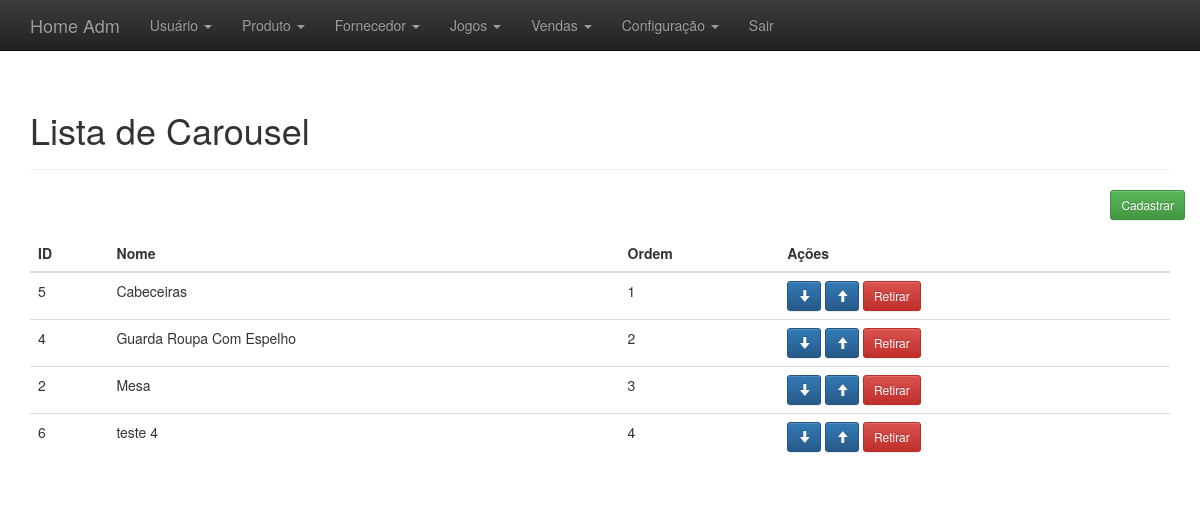
The page /adm/administrativo.php?link=25 (signed in) on the database its author committed.
### tables this page shows
CREATE TABLE `carousels` (
  `id` int(11) NOT NULL,
  `nome` varchar(520) NOT NULL,
  `url` varchar(520) NOT NULL,
  `imagem` varchar(520) NOT NULL,
  `ordem` int(11) NOT NULL,
  `created` datetime NOT NULL,
  `modified` datetime DEFAULT NULL
);

### adm/listar_carousel.php (the view, shortened to what this page needs)
<?php
	include_once("conexao.php");
	$resultado=mysqli_query($conectar,"SELECT * FROM carousels ORDER BY ordem asc");
	$linhas=mysqli_num_rows($resultado);
	$contr_sob = $linhas;
?>
<div class="container theme-showcase" role="main">
  <div class="page-header">
	<h1>Lista de Carousel</h1>
  </div>
  <div class="row espaco">
		<div class="pull-right">
			<a href="administrativo.php?link=24"><button type='button' class='btn btn-sm btn-success'>Cadastrar</button></a>
		</div>
	</div>
  <div class="row">
	<div class="col-md-12">
	  <table class="table">
		<thead>
		  <tr>
			<th>ID</th>
			<th>Nome</th>
			<th>Ordem</th>
			 <th>Ações</th>
		  </tr>
		</thead>
		<tbody>
			<?php
				$contr_ord = 1;
				while($linhas = mysqli_fetch_array($resultado)){
					$carousel_id = $linhas['id'];
					echo "<tr>";
						echo "<td>".$linhas['id']."</td>";
						echo "<td>".$linhas['nome']."</td>";
						echo "<td>".$linhas['ordem']."</td>";
						?>
						<td>
						<?php if($contr_sob != $contr_ord){ ?>
							<a href='processa/proc_edit_ordem_carousel.php?situacao=1&id=<?php echo $carousel_id; ?>'><button type='button' class='btn btn-sm btn-primary'><span class="glyphicon glyphicon-arrow-down" aria-hidden="true"></span></button></a>
						<?php }else{ ?>
							<a href='#'><button type='button' class='btn btn-sm btn-primary'><span class="glyphicon glyphicon-arrow-down" aria-hidden="true"></span></button></a>
						<?php } ?>
						<?php if($contr_ord != 1){ ?>
							<a href='processa/proc_edit_ordem_carousel.php?situacao=2&id=<?php echo $carousel_id; ?>'><button type='button' class='btn btn-sm btn-primary'><span class="glyphicon glyphicon-arrow-up" aria-hidden="true"></span></button></a>
						<?php }else{ ?>
							<a href='#'><button type='button' class='btn btn-sm btn-primary'><span class="glyphicon glyphicon-arrow-up" aria-hidden="true"></span></button></a>
						<?php } ?>
						<a href='processa/proc_edit_ordem_carousel.php?situacao=3&id=<?php echo $carousel_id; ?>'><button type='button' class='btn btn-sm btn-danger'>Retirar</button></a>
						<?php
					echo "</tr>";
					$contr_ord = $contr_ord + 1;
				}
			?>
		</tbody>
	  </table>
	</div>
	</div>
</div>

### adm/css/theme.css (style rules this page uses)
body { padding-top: 70px; padding-bottom: 30px; }
.espaco { margin-bottom:15px; }
body { position: relative; overflow-x: hidden; }
body, html { height: 100%; }

### rows shown on the page
carousels: id "5", nome "Cabeceiras", ordem "1"
carousels: id "4", nome "Guarda Roupa Com Espelho", ordem "2"
carousels: id "2", nome "Mesa", ordem "3"
carousels: id "6", nome "teste 4", ordem "4"
